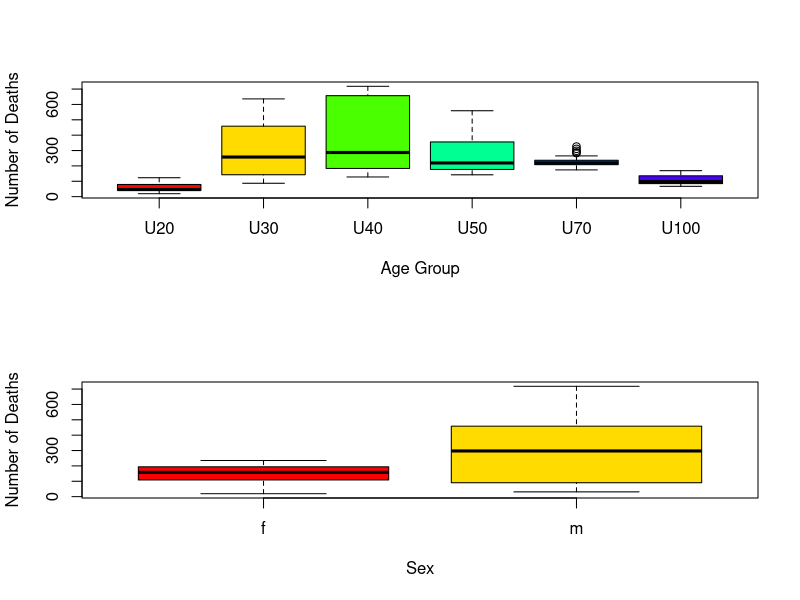
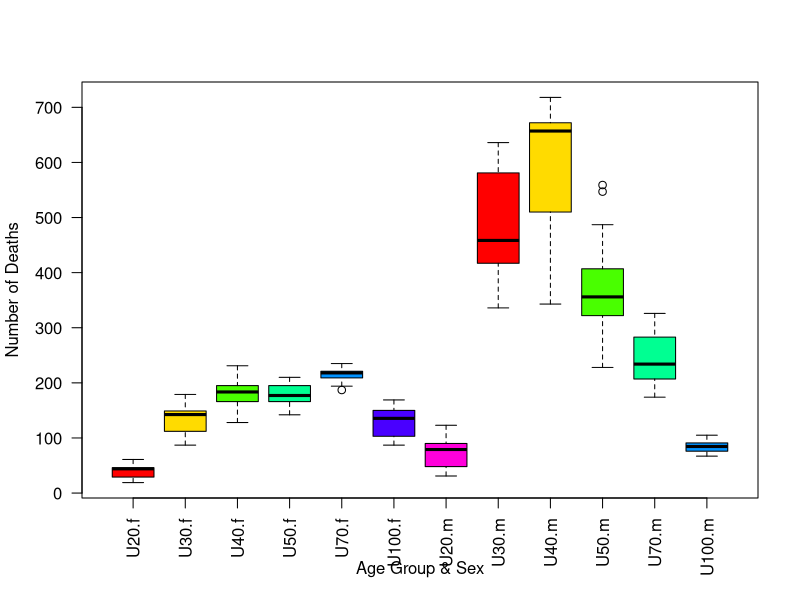
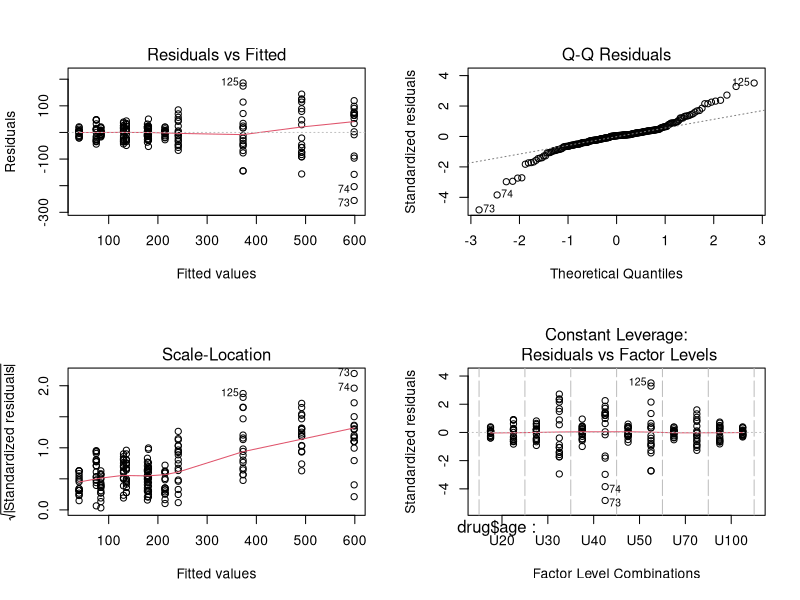
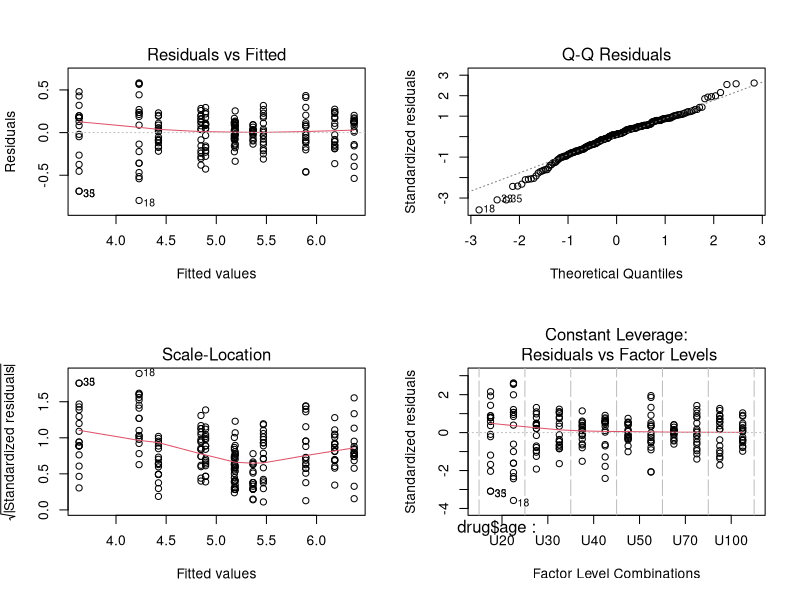

These charts were generated, in order, by the following R code:
# ==============================================================================
# Project: ESG & Public Health (Drug-Related Mortality)
# Description: Two-way ANOVA modelling evaluating class A drug-related mortality 
#              rates across age demographics and gender. Includes ordinal factor 
#              sorting, interaction testing, residual diagnostics, and 
#              demographic summary statistics.
# ==============================================================================

# Import dataset
drug <- read.csv("DrugDeaths.csv", stringsAsFactors = TRUE)
str(drug)
table(drug)
# Sort to ordinal data
drug$age <- ordered(drug$agegrp, levels = 
                  c("U20", "U30", "U40", "U50", "U70", "U100"))
# Plotting deaths by age and sex separately
par(mfrow=c(2,1))
boxplot(drug$deaths~drug$age, col=rainbow(7), xlab="Age Group",
        ylab="Number of Deaths")
boxplot(drug$deaths~drug$sex, col=rainbow(7), xlab="Sex",
        ylab="Number of Deaths")
# Plotting deaths by age and sex in one graph
par(mfrow=c(1,1))
boxplot(drug$deaths~drug$age+drug$sex, col=rainbow(7), xlab="Age Group & Sex",
        ylab="Number of Deaths", las=2)
# Basic statistics test
tapply(drug$deaths,list(drug$age,drug$sex), median)
tapply(drug$deaths,list(drug$age,drug$sex), mean)
tapply(drug$deaths,list(drug$age,drug$sex), IQR)
# Min-Max models
drug.m1 <- aov(drug$deaths~drug$age*drug$sex)
summary(drug.m1)
# Residual check
par(mfrow=c(2,2))
plot(drug.m1)
# Applying log transform to the first model
drug.m2 <- aov(log(drug$deaths)~drug$age*drug$sex)
summary(drug.m2)
# Residual check v2
par(mfrow=c(2,2))
plot(drug.m2)
# Checking explanatory power of the model
summary.lm(drug.m2)
# TukeyHSD (Honest Significant Difference) test
TukeyHSD(drug.m2)
